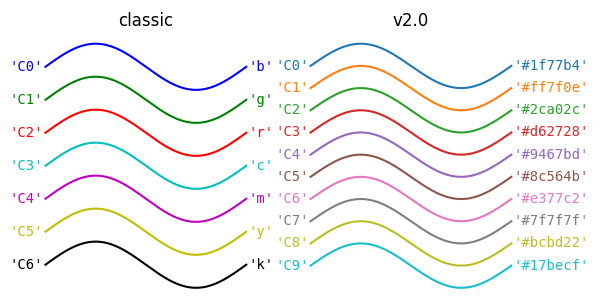

This figure's Python source:
th = np.linspace(0, 2*np.pi, 512)

fig, (ax1, ax2) = plt.subplots(1, 2, figsize=(6, 3))


def color_demo(ax, colors, title):
    ax.set_title(title)
    for j, c in enumerate(colors):
        v_offset = -(j / len(colors))
        ax.plot(th, .1*np.sin(th) + v_offset, color=c)
        ax.annotate("'C{}'".format(j), (0, v_offset),
                    xytext=(-1.5, 0),
                    ha='right',
                    va='center',
                    color=c,
                    textcoords='offset points',
                    family='monospace')

        ax.annotate("{!r}".format(c), (2*np.pi, v_offset),
                    xytext=(1.5, 0),
                    ha='left',
                    va='center',
                    color=c,
                    textcoords='offset points',
                    family='monospace')
    ax.axis('off')

old_colors = ['b', 'g', 'r', 'c', 'm', 'y', 'k']

new_colors = ['#1f77b4', '#ff7f0e', '#2ca02c', '#d62728',
              '#9467bd', '#8c564b', '#e377c2', '#7f7f7f',
              '#bcbd22', '#17becf']

color_demo(ax1, old_colors, 'classic')
color_demo(ax2, new_colors, 'v2.0')

fig.subplots_adjust(**{'bottom': 0.0, 'left': 0.059,
                       'right': 0.869, 'top': 0.895})
